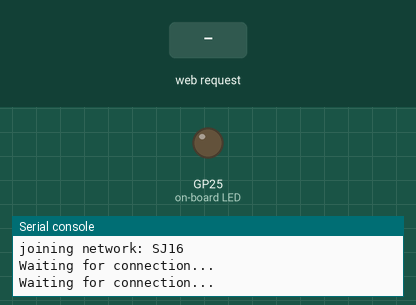
The program below on a simulated Raspberry Pi Pico running MicroPython. On the bench: output pins drawn as LEDs (lit = HIGH), the last lines printed to the serial console. The inputs (shaded band) are chosen by the test bench. WiFi joins after 1.5 s.

Above: at 1.1 s.
At 3.2 s:
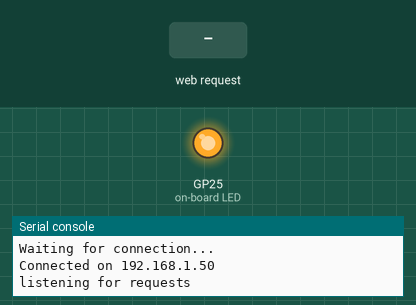
3.3 s: HTTP request GET / received
Timing chart, 0 to 6.3 s (numbered marks = the images above; inputs shaded):
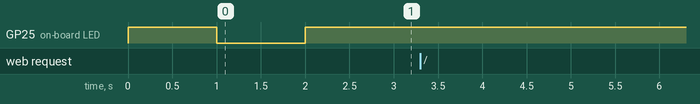

The program:

main.py
```python
import socket

import machine

from lib.status_light import StatusLight
from lib.webserver import Webserver
from lib.webserver_settings import port
from lib.wifi_connection import WifiConnection
from lib import wifi_settings

import time


wifiStatusLight = StatusLight("LED")

wifi = WifiConnection(wifi_settings.ssid, wifi_settings.password, wifiStatusLight)
ipAddress = wifi.connect()

webserver = Webserver(ipAddress, port, socket)

connection = webserver.open_socket()

webserver.serve(connection)


adc = machine.ADC(4)

while True:
    ADC_voltage = adc.read_u16() * (3.3 / (65535))
    temperature_celcius = 27 - (ADC_voltage - 0.706)/0.001721
    temp_fahrenheit=32+(1.8*temperature_celcius)
    print("Temperature: {}°C {}°F".format(temperature_celcius,temp_fahrenheit))
    time.sleep_ms(500)
```

status_light.py
```python
from machine import Pin


class StatusLight:
    def __init__(self, pin):
        self.light = Pin(pin, Pin.OUT)

    def toggle(self):
        self.on() if self.__isOff() else self.off()

    def off(self):
        self.light(0)

    def on(self):
        self.light(1)

    def __isOff(self):
        return self.light.value() == 0
```

webserver.py
```python
class Webserver:

    def __init__(self, ip_address, port, socket):
        self.connection = None
        self.ipAddress = ip_address
        self.port = port
        self.socket = socket

    def open_socket(self):
        print("listening for requests")
        # Open a socket
        address = (self.ipAddress, self.port)
        socket = self.socket.socket()
        socket.bind(address)
        socket.listen(1)
        self.connection = socket
        return socket

    def serve(self, connection):
        while True:
            self.serve_client(connection)

    def serve_client(self, connection):
        client = connection.accept()[0]
        request = client.recv(1024)
        request = str(request)
        print(request)
        client.send('HTTP/1.0 200 OK\r\nContent-type: application/json\r\n\r\n')
        client.send('{"id": "blah"}')
        client.close()
```

webserver_settings.py
```python
port = 80
```

wifi_connection.py
```python
import network
from time import sleep
import machine


class WifiConnection:

    def __init__(self, ssid, password, statusLight):
        self.statusLight = statusLight
        self.ssid = ssid
        self.password = password

    def connect(self):
        try:
            self.statusLight.off()
            ip = self.__join_network()
            self.statusLight.on()
            return ip
        except KeyboardInterrupt:
            machine.reset()

    def __join_network(self):
        print(f'joining network: {self.ssid}')
        wlan = network.WLAN(network.STA_IF)
        wlan.active(True)
        wlan.connect(self.ssid, self.password)
        while not wlan.isconnected():
            self.statusLight.toggle()
            print('Waiting for connection...')
            sleep(1)
        ip = wlan.ifconfig()[0]
        print(f'Connected on {ip}')
        return ip
```

wifi_settings.py
```python
ssid = 'SJ16'
password = 'SteveJHome16'
```
